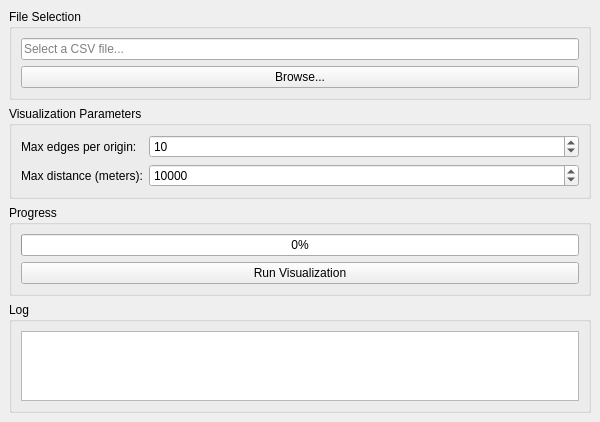
<?xml version="1.0" encoding="UTF-8"?>
<ui version="4.0">
 <class>MainWindow</class>
 <widget class="QMainWindow" name="MainWindow">
  <property name="geometry">
   <rect>
    <x>0</x>
    <y>0</y>
    <width>600</width>
    <height>400</height>
   </rect>
  </property>
  <property name="windowTitle">
   <string>OSRM Network Visualizer</string>
  </property>
  <widget class="QWidget" name="centralwidget">
   <layout class="QVBoxLayout" name="verticalLayout">
    <item>
     <widget class="QGroupBox" name="file_group">
      <property name="title">
       <string>File Selection</string>
      </property>
      <layout class="QVBoxLayout" name="file_layout">
       <item>
        <widget class="QLineEdit" name="file_path_edit">
         <property name="placeholderText">
          <string>Select a CSV file...</string>
         </property>
        </widget>
       </item>
       <item>
        <widget class="QPushButton" name="browse_button">
         <property name="text">
          <string>Browse...</string>
         </property>
        </widget>
       </item>
      </layout>
     </widget>
    </item>
    <item>
     <widget class="QGroupBox" name="params_group">
      <property name="title">
       <string>Visualization Parameters</string>
      </property>
      <layout class="QFormLayout" name="formLayout">
       <item row="0" column="0">
        <widget class="QLabel" name="label">
         <property name="text">
          <string>Max edges per origin:</string>
         </property>
        </widget>
       </item>
       <item row="0" column="1">
        <widget class="QSpinBox" name="max_edges_spin">
         <property name="minimum">
          <number>1</number>
         </property>
         <property name="maximum">
          <number>100</number>
         </property>
         <property name="value">
          <number>10</number>
         </property>
        </widget>
       </item>
       <item row="1" column="0">
        <widget class="QLabel" name="label_2">
         <property name="text">
          <string>Max distance (meters):</string>
         </property>
        </widget>
       </item>
       <item row="1" column="1">
        <widget class="QSpinBox" name="max_distance_spin">
         <property name="minimum">
          <number>100</number>
         </property>
         <property name="maximum">
          <number>100000</number>
         </property>
         <property name="value">
          <number>10000</number>
         </property>
        </widget>
       </item>
      </layout>
     </widget>
    </item>
    <item>
     <widget class="QGroupBox" name="progress_group">
      <property name="title">
       <string>Progress</string>
      </property>
      <layout class="QVBoxLayout" name="verticalLayout_2">
       <item>
        <widget class="QProgressBar" name="progress_bar">
         <property name="value">
          <number>0</number>
         </property>
        </widget>
       </item>
       <item>
        <widget class="QPushButton" name="run_button">
         <property name="text">
          <string>Run Visualization</string>
         </property>
        </widget>
       </item>
      </layout>
     </widget>
    </item>
    <item>
     <widget class="QGroupBox" name="log_group">
      <property name="title">
       <string>Log</string>
      </property>
      <layout class="QVBoxLayout" name="verticalLayout_3">
       <item>
        <widget class="QTextEdit" name="log_text">
         <property name="readOnly">
          <bool>true</bool>
         </property>
         <property name="lineWrapMode">
          <enum>QTextEdit::NoWrap</enum>
         </property>
        </widget>
       </item>
      </layout>
     </widget>
    </item>
   </layout>
  </widget>
 </widget>
 <resources/>
 <connections/>
</ui>
